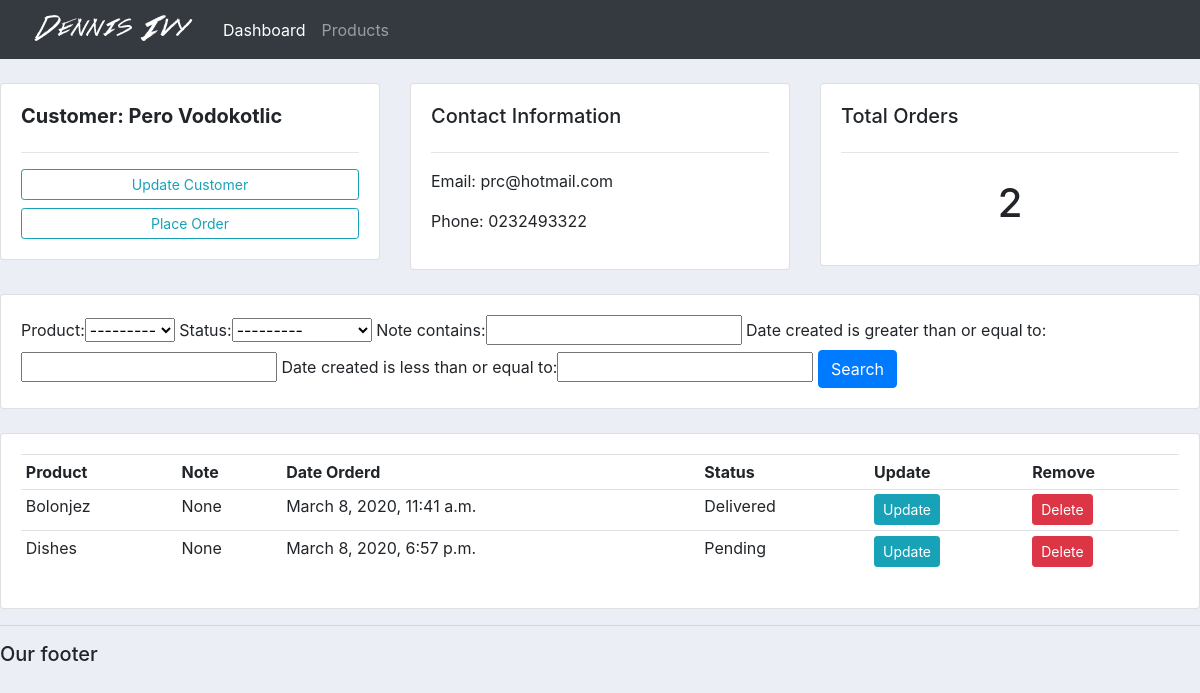
/customer/4/, run on the app's committed database.
### accounts/models.py (models this page shows, shortened)
class Customer(models.Model):
	name = models.CharField(max_length=200, null=True)
	phone = models.CharField(max_length=200, null=True)
	email = models.CharField(max_length=200, null=True)
	data_created = models.DateTimeField(auto_now_add=True)

class Order(models.Model):
	STATUS = (
		('Pending', 'Pending'),
		('Out for delivery','Out for delivery'),
		('Delivered', 'Delivered'),
		)
	customer = models.ForeignKey(Customer, null = True, on_delete = models.SET_NULL)
	product = models.ForeignKey(Product, null = True, on_delete = models.SET_NULL)
	date_created = models.DateTimeField(auto_now_add=True)
	status = models.CharField(max_length=200, null=True, choices = STATUS)
	note = models.CharField(max_length=1000, null=True)

class Product(models.Model):
	CATEGORY = (
		('Indoor','Indoor'),
		('Out door','Out door'),
		)
	name = models.CharField(max_length=200, null=True)
	price = models.FloatField(null=True)
	category = models.CharField(max_length=200, null=True, choices = CATEGORY)
	description = models.CharField(max_length=200, null=True, blank = True)
	date_created = models.DateTimeField(auto_now_add=True)
	tags = models.ManyToManyField(Tag)
	def __str__(self):
		return self.name

### accounts/views.py (the view)
# urls.py: path('customer/<str:pk>/', views.customer, name = "customer"), #pk customer id
def customer(request, pk):
	customer = Customer.objects.get(id = pk)
	orders = customer.order_set.all()
	order_count = orders.count()
	myFilter = OrderFilter(request.GET, queryset=orders)
	orders = myFilter.qs
	context = {'customer':customer,'orders':orders, 'order_count':order_count, 'myFilter':myFilter}
	return render(request, 'accounts/customer.html', context)

### accounts/templates/accounts/customer.html
{%  extends 'accounts/main.html' %}
{% block content %}
	<br>
<div class="row">
	<div class="col-md">
		<div class="card card-body">
			<h5><b>Customer: {{ customer.name }}</b></h5>
			<hr>
			<a class="btn btn-outline-info  btn-sm btn-block" href="">Update Customer</a>
			<a class="btn btn-outline-info  btn-sm btn-block" href="{% url 'create_order' customer.id %}">Place Order</a>
		</div>
	</div>
	<div class="col-md">
		<div class="card card-body">
			<h5>Contact Information</h5>
			<hr>
			<p>Email: {{ customer.email }}</p>
			<p>Phone: {{ customer.phone }} </p>
		</div>
	</div>
	<div class="col-md">
		<div class="card card-body">
			<h5>Total Orders</h5>
			<hr>
			<h1 style="text-align: center;padding: 10px">{{ order_count }}</h1>
		</div>
	</div>
</div>
<br>
<div class="row">
	<div class="col">
		<div class="card card-body">
			<form method="get">
				{{myFilter.form}}
		    <button class="btn btn-primary" type="submit">Search</button>
		  </form>
		</div>
	</div>
</div>
<br>
<div class="row">
	<div class="col-md">
		<div class="card card-body">
			<table class="table table-sm">
				<tr>
					<th>Product</th>
					<th>Note</th>
					<th>Date Orderd</th>
					<th>Status</th>
					<th>Update</th>
					<th>Remove</th>
				</tr>
				{% for order in orders %}
				<tr>
					<td>{{order.product}}</td>
					<td>{{order.note}}</td>
					<td>{{order.date_created}}</td>
					<td>{{order.status}}</td>
					<td><a class = 'btn btn-sm btn-info' href="{% url 'update_order' order.id %}">Update</a></td>
					<td><a class = 'btn btn-sm btn-danger' href="{% url 'delete_order' order.id %}">Delete</a></td>
				</tr>
				{% endfor %}
			</table>
		</div>
	</div>
</div>
{% endblock %}

### static/css/main.css (style rules this page uses)
body { background-color: #ebeff5; }

### data on the page
Customer: name "Pero Vodokotlic", email "prc@hotmail.com", phone "0232493322"
Order: product "Bolonjez", note "None", date_created "March 8, 2020, 11:41 a.m.", status "Delivered"
Order: product "Dishes", note "None", date_created "March 8, 2020, 6:57 p.m.", status "Pending"

### other printed values
{{ order_count }} "2"
